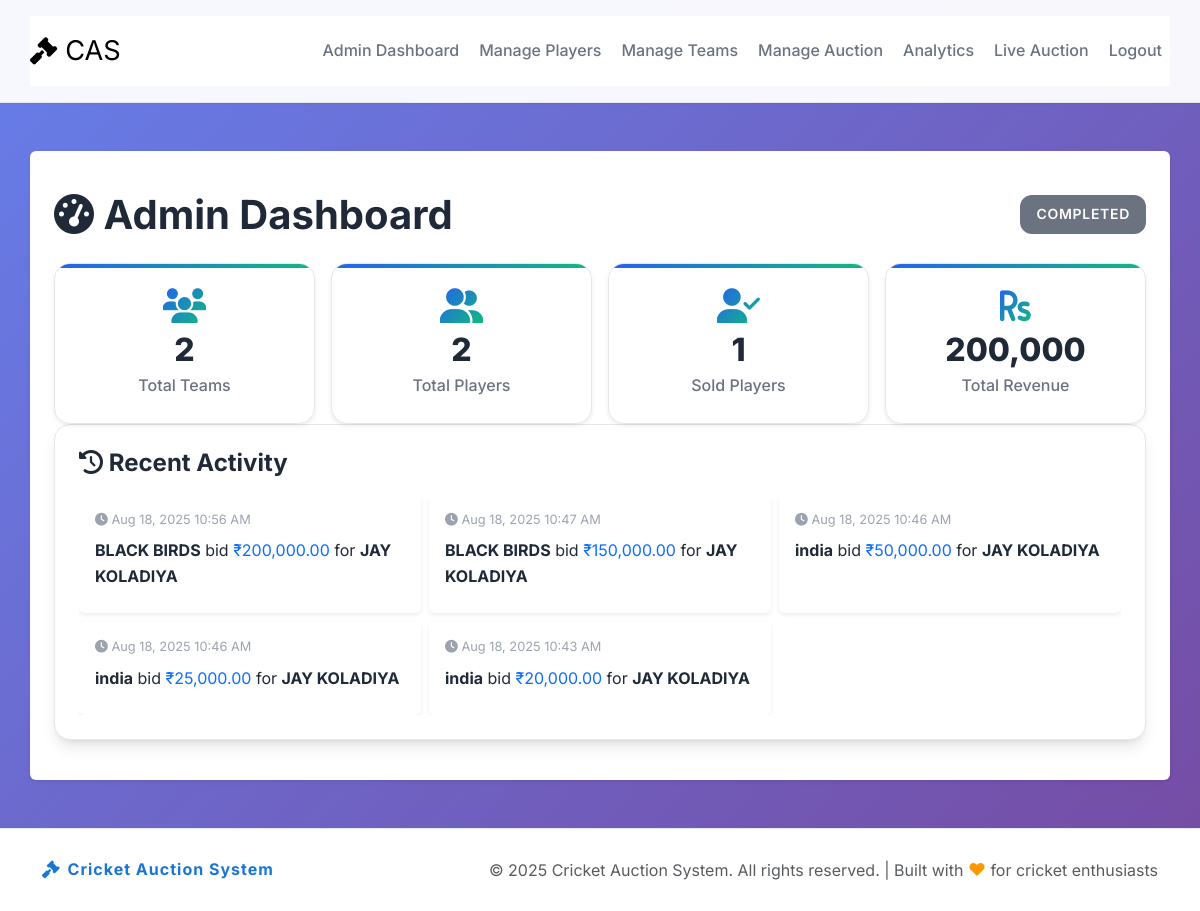
Page /admin/dashboard.php (signed in) on the committed database.
### tables this page shows
CREATE TABLE `auction` (
  `id` int(11) NOT NULL,
  `name` varchar(100) NOT NULL,
  `status` enum('Upcoming','Live','Completed','Paused') DEFAULT 'Upcoming',
  `start_time` datetime DEFAULT NULL,
  `end_time` datetime DEFAULT NULL,
  `current_player_id` int(11) DEFAULT NULL,
  `current_player_end_time` datetime DEFAULT NULL,
  `min_bid_increment` decimal(10,2) NOT NULL DEFAULT 10000.00,
  `timer_seconds` int(11) NOT NULL DEFAULT 30,
  `created_at` timestamp NOT NULL DEFAULT current_timestamp()
);

CREATE TABLE `bids` (
  `id` int(11) NOT NULL,
  `player_id` int(11) NOT NULL,
  `team_id` int(11) NOT NULL,
  `amount` decimal(10,2) NOT NULL,
  `bid_time` timestamp NOT NULL DEFAULT current_timestamp()
);

CREATE TABLE `teams` (
  `id` int(11) NOT NULL,
  `name` varchar(100) NOT NULL,
  `logo` varchar(255) DEFAULT NULL,
  `budget` decimal(10,2) NOT NULL,
  `remaining_budget` decimal(10,2) NOT NULL,
  `max_players` int(11) NOT NULL DEFAULT 25,
  `created_at` timestamp NOT NULL DEFAULT current_timestamp(),
  `role` text NOT NULL DEFAULT 'team'
);

CREATE TABLE `players` (
  `id` int(11) NOT NULL,
  `name` varchar(100) NOT NULL,
  `country` varchar(50) NOT NULL,
  `role` enum('Batsman','Bowler','All-rounder','Wicket-keeper') NOT NULL,
  `base_price` decimal(10,2) NOT NULL,
  `image` varchar(255) DEFAULT NULL,
  `specialty` varchar(255) DEFAULT NULL,
  `statistics` text DEFAULT NULL,
  `status` enum('Available','Sold','Unsold') DEFAULT 'Available',
  `sold_to` int(11) DEFAULT NULL,
  `sold_price` decimal(10,2) DEFAULT NULL,
  `age` int(11) NOT NULL DEFAULT 22,
  `created_at` timestamp NOT NULL DEFAULT current_timestamp()
);

### config/functions.php (called while the page is built, shortened)
<?php
require_once 'database.php';
function getTeams() {
    global $pdo;
    $stmt = $pdo->query("SELECT * FROM teams ORDER BY name");
    return $stmt->fetchAll(PDO::FETCH_ASSOC);
}
function getPlayers($status = 'All') {
    global $pdo;
    $sql = "SELECT p.*, t.name AS team_name FROM players p LEFT JOIN teams t ON p.sold_to = t.id";
    $stmt = $pdo->query($sql);
    return $stmt->fetchAll(PDO::FETCH_ASSOC);
}
function getAuction() {
    global $pdo;
    $stmt = $pdo->query("SELECT * FROM auction ORDER BY id DESC LIMIT 1");
    return $stmt->fetch(PDO::FETCH_ASSOC);
}
?>

### admin/dashboard.php (the view, shortened to what this page needs)
<?php
require_once '../config/database.php';
require_once '../config/functions.php';
$auction = getAuction();
$teams = getTeams();
$players = getPlayers();
?>
<?php include_once '../includes/header.php' ?>
    <div class="container bg-white rounded my-5 shadow-sm py-3">
        <div class="container py-4">
            <div class="row mb-4 g-2 align-items-center">
                <div class="col-12 col-md-6 text-center text-md-start mb-2 mb-md-0">
                    <h1 class="mb-0"><i class="fas fa-tachometer-alt"></i> Admin Dashboard</h1>
                </div>
                <div class="col-12 col-md-6 text-center text-md-end">
                    <?php if ($auction && isset($auction['status'])): ?>
                        <div class="status-badge status-<?php echo strtolower($auction['status']); ?> d-inline-block">
                            <?php echo $auction['status']; ?>
                        </div>
                    <?php else: ?>
                        <div class="status-badge status-upcoming d-inline-block">
                            No Auction
                        </div>
                    <?php endif; ?>
                </div>
            </div>
            <div class="">
                <div class="row g-3">
                    <div class="col-12 col-md-3">
                        <div class="stat-card text-center p-4 h-100 rounded-4 shadow-sm bg-white d-flex flex-column align-items-center justify-content-center w-100">
                            <i class="fas fa-users mb-2" style="font-size:2.2rem;color:#2563eb;"></i>
                            <h3 class="mb-1" style="font-size:2rem;"><?php echo count($teams); ?></h3>
                            <p class="mb-0" style="font-size:1rem;">Total Teams</p>
                        </div>
                    </div>
                    <div class="col-12 col-md-3">
                        <div class="stat-card text-center p-4 h-100 rounded-4 shadow-sm bg-white d-flex flex-column align-items-center justify-content-center w-100">
                            <i class="fas fa-user-friends mb-2" style="font-size:2.2rem;color:#2563eb;"></i>
                            <h3 class="mb-1" style="font-size:2rem;"><?php echo count($players); ?></h3>
                            <p class="mb-0" style="font-size:1rem;">Total Players</p>
                        </div>
                    </div>
                    <div class="col-12 col-md-3">
                        <div class="stat-card text-center p-4 h-100 rounded-4 shadow-sm bg-white d-flex flex-column align-items-center justify-content-center w-100">
                            <i class="fas fa-user-check mb-2" style="font-size:2.2rem;color:#2563eb;"></i>
                            <h3 class="mb-1" style="font-size:2rem;"><?php echo count(array_filter($players, fn($p) => $p['status'] === 'Sold')); ?></h3>
                            <p class="mb-0" style="font-size:1rem;">Sold Players</p>
                        </div>
                    </div>
                    <div class="col-12 col-md-3">
                        <div class="stat-card text-center p-4 h-100 rounded-4 shadow-sm bg-white d-flex flex-column align-items-center justify-content-center w-100">
                            <i class="fas fa-rupee-sign mb-2" style="font-size:2.2rem;color:#2563eb;"></i>
                            <h3 class="mb-1" style="font-size:2rem;"><?php echo number_format(array_sum(array_column(array_filter($players, fn($p) => $p['status'] === 'Sold'), 'sold_price')), 0); ?></h3>
                            <p class="mb-0" style="font-size:1rem;">Total Revenue</p>
                        </div>
                    </div>
                </div>
            </div>
            <div class="recent-activity">
                <h3 class="mb-3"><i class="fas fa-history"></i> Recent Activity</h3>
                <div class="activity-list">
                    <?php
                    $stmt = $pdo->query("SELECT b.*, p.name AS player_name, t.name AS team_name
                                        FROM bids b
                                        JOIN players p ON b.player_id = p.id
                                        JOIN teams t ON b.team_id = t.id
                                        ORDER BY b.bid_time DESC LIMIT 10");
                    $recentBids = $stmt->fetchAll(PDO::FETCH_ASSOC);
                    if (empty($recentBids)):
                    ?>
                        <div class="text-center text-muted py-4">
                            <i class="fas fa-inbox fa-3x mb-3"></i>
                            <p>No recent activity</p>
                        </div>
                    <?php else: ?>
                        <div class="row g-2">
                        <?php foreach ($recentBids as $bid): ?>
                            <div class="col-12 col-md-6 col-lg-4">
                                <div class="activity-item p-3 mb-2 rounded shadow-sm bg-white h-100">
                                    <div class="activity-time mb-1">
                                        <i class="fas fa-clock"></i> <?php echo date('M j, Y g:i A', strtotime($bid['bid_time'])); ?>
                                    </div>
                                    <div class="activity-desc">
                                        <strong><?php echo htmlspecialchars($bid['team_name']); ?></strong>
                                        bid <span class="text-primary">₹<?php echo number_format($bid['amount'], 2); ?></span>
                                        for <strong><?php echo htmlspecialchars($bid['player_name']); ?></strong>
                                    </div>
                                </div>
                            </div>
                        <?php endforeach; ?>
                        </div>
                    <?php endif; ?>
                </div>
            </div>
        </div>
    </div>
    <?php include '../includes/footer.php'; ?>
</body>
</html>

### assets/css/style.css (style rules this page uses)
:root { --primary-color: #2563eb; --primary-dark: #1d4ed8; --secondary-color: #10b981; --accent-color: #f59e0b; --danger-color: #ef4444; --warning-color: #f59e0b; --success-color: #10b981; --info-color: #3b82f6; --text-primary: #1f2937; --text-secondary: #6b7280; --text-light: #9ca3af; --bg-primary: #ffffff; --bg-secondary: #f9fafb; --bg-tertiary: #f3f4f6; --bg-dark: #111827; --border-color: #e5e7eb; --border-light: #f3f4f6; --shadow-sm: 0 1px 2px 0 rgb(0 0 0 / 0.05); --shadow-md: 0 4px 6px -1px rgb(0 0 0 / 0.1), 0 2px 4px -2px rgb(0 0 0 / 0.1); --shadow-lg: 0 10px 15px -3px rgb(0 0 0 / 0.1), 0 4px 6px -4px rgb(0 0 0 / 0.1); --shadow-xl: 0 20px 25px -5px rgb(0 0 0 / 0.1), 0 8px 10px -6px rgb(0 0 0 / 0.1); --radius-sm: 0.375rem; --radius-md: 0.5rem; --radius-lg: 0.75rem; --radius-xl: 1rem; --transition: all 0.3s cubic-bezier(0.4, 0, 0.2, 1); }
* { margin: 0; padding: 0; box-sizing: border-box; }
body { font-family: 'Inter', -apple-system, BlinkMacSystemFont, 'Segoe UI', Roboto, sans-serif; background: linear-gradient(135deg, #667eea 0%, #764ba2 100%); min-height: 100vh; color: var(--text-primary); line-height: 1.6; }
h1, h2, h3, h4, h5, h6 { font-weight: 700; line-height: 1.2; margin-bottom: 1rem; }
h1 { font-size: 2.5rem; }
h3 { font-size: 1.5rem; }
.stat-card { background: var(--bg-primary); border-radius: var(--radius-xl); padding: 2rem; text-align: center; box-shadow: var(--shadow-md); border: 1px solid var(--border-color); transition: var(--transition); position: relative; overflow: hidden; }
.stat-card::before { content: ''; position: absolute; top: 0; left: 0; right: 0; height: 4px; background: linear-gradient(90deg, var(--primary-color), var(--secondary-color)); }
.stat-card i { font-size: 3rem; margin-bottom: 1rem; background: linear-gradient(135deg, var(--primary-color), var(--secondary-color)); -webkit-background-clip: text; -webkit-text-fill-color: transparent; background-clip: text; }
.stat-card h3 { font-size: 2.5rem; font-weight: 800; color: var(--text-primary); margin-bottom: 0.5rem; }
.stat-card p { color: var(--text-secondary); font-weight: 500; font-size: 1.1rem; }
.activity-item { padding: 1rem; border-bottom: 1px solid var(--border-color); transition: var(--transition); }
.activity-item:last-child { border-bottom: none; }
.activity-time { font-size: 0.8rem; color: var(--text-light); }
.activity-desc { margin-top: 0.5rem; color: var(--text-primary); }
.recent-activity { background: var(--bg-primary); border-radius: var(--radius-xl); padding: 1.5rem; box-shadow: var(--shadow-lg); border: 1px solid var(--border-color); }
.activity-list { max-height: 400px; overflow-y: auto; }
.status-badge { display: inline-block; padding: 0.5rem 1rem; border-radius: var(--radius-lg); font-weight: 600; font-size: 0.875rem; text-transform: uppercase; letter-spacing: 0.05em; }
.status-completed { background: linear-gradient(135deg, var(--text-secondary), #6b7280); color: white; }

### rows in the picture
auction: status "COMPLETED"
bids: bid_time "Aug 18, 2025 10:56 AM", team.name "BLACK BIRDS", amount "200,000.00", player.name "JAY KOLADIYA"
bids: bid_time "Aug 18, 2025 10:47 AM", team.name "BLACK BIRDS", amount "150,000.00", player.name "JAY KOLADIYA"
bids: bid_time "Aug 18, 2025 10:46 AM", team.name "india", amount "50,000.00", player.name "JAY KOLADIYA"
bids: bid_time "Aug 18, 2025 10:46 AM", team.name "india", amount "25,000.00", player.name "JAY KOLADIYA"
bids: bid_time "Aug 18, 2025 10:43 AM", team.name "india", amount "20,000.00", player.name "JAY KOLADIYA"

### other values in the picture
count($teams) "2"
count($players) "2"
count(array_filter($players, fn($p) => $p['status'] === 'Sold')) "1"
